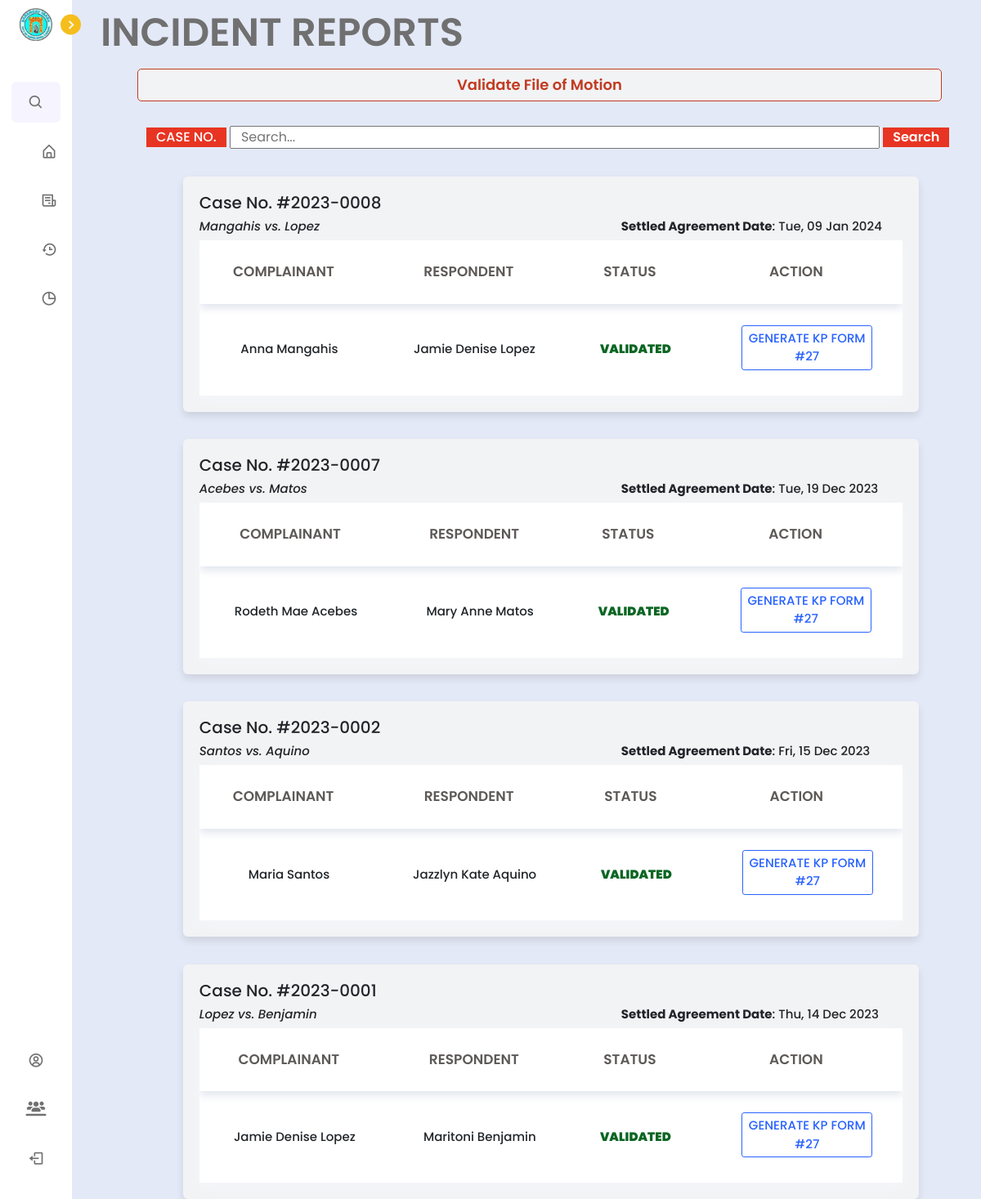
The app's page /barangay/incident_reports.php (signed in) with its own data.
### tables this page shows
CREATE TABLE `incident_report` (
  `incident_id` int(11) NOT NULL,
  `complainant_last_name` varchar(255) NOT NULL,
  `complainant_first_name` varchar(255) NOT NULL,
  `complainant_middle_name` varchar(255) NOT NULL,
  `complainant_cellphone_number` varchar(20) NOT NULL,
  `complainant_house_address` varchar(255) NOT NULL,
  `respondent_last_name` varchar(255) NOT NULL,
  `respondent_first_name` varchar(255) NOT NULL,
  `respondent_middle_name` varchar(255) NOT NULL,
  `respondent_cellphone_number` varchar(20) NOT NULL,
  `respondent_house_address` varchar(255) NOT NULL,
  `incident_case_number` varchar(50) NOT NULL,
  `incident_case_type` varchar(100) NOT NULL,
  `incident_date` date NOT NULL,
  `description_of_violation` tinytext NOT NULL,
  `created_at` timestamp NOT NULL DEFAULT current_timestamp(),
  `submitter_first_name` varchar(50) DEFAULT NULL,
  `submitter_last_name` varchar(50) DEFAULT NULL,
  `lupon_id` int(11) DEFAULT NULL,
  `pb_id` int(11) NOT NULL,
  `other_incident_case_type` varchar(255) DEFAULT NULL,
  `attachment` blob DEFAULT NULL
);

CREATE TABLE `amicable_settlement` (
  `settlement_id` int(11) NOT NULL,
  `date_agreed` timestamp NOT NULL DEFAULT current_timestamp(),
  `agreement_description` text DEFAULT NULL,
  `hearing_id` int(11) DEFAULT NULL,
  `incident_case_number` varchar(50) DEFAULT NULL,
  `timestamp` timestamp NULL DEFAULT NULL
);

### barangay/incident_reports.php (the view, shortened to what this page needs)
<?php
$configFile = file_get_contents('../barangays.json');
$config = json_decode($configFile, true);
include '../config.php';
$pb_id = $_SESSION['pb_id'];
if (isset($_POST['submit_search'])) {
    $search_case = mysqli_real_escape_string($conn, $_POST['search_case']);
    $query = "SELECT pa.barangay,
                     incident_report.incident_case_number AS incident_case_number,
                     incident_report.complainant_first_name AS complainant_first_name,
                     incident_report.complainant_last_name AS complainant_last_name,
                     incident_report.respondent_first_name as respondent_first_name,
                     incident_report.respondent_last_name AS respondent_last_name,
                     incident_report.created_at AS created_at,
                     amicable_settlement.date_agreed AS date_agreed
              FROM `incident_report`
              INNER JOIN `lupon_accounts` AS la ON incident_report.lupon_id = la.lupon_id
              INNER JOIN `pb_accounts` AS pa ON la.pb_id = pa.pb_id
              LEFT JOIN `notify_residents` AS nr ON incident_report.incident_case_number = nr.incident_case_number
              LEFT JOIN `execution_notice` AS en ON incident_report.incident_case_number = en.incident_case_number
              LEFT JOIN `amicable_settlement` AS amicable_settlement ON incident_report.incident_case_number = amicable_settlement.incident_case_number
              WHERE pa.pb_id = '$pb_id'
                    AND nr.generate_execution = 'form generated'
                    AND incident_report.incident_case_number LIKE '%$search_case%'
              ORDER BY incident_report.created_at DESC";
} else {
    $query = "SELECT pa.barangay,
                     incident_report.incident_case_number AS incident_case_number,
                     incident_report.complainant_first_name AS complainant_first_name,
                     incident_report.complainant_last_name AS complainant_last_name,
                     incident_report.respondent_first_name as respondent_first_name,
                     incident_report.respondent_last_name AS respondent_last_name,
                     incident_report.created_at AS created_at,
                     amicable_settlement.date_agreed AS date_agreed
              FROM `incident_report`
              INNER JOIN `lupon_accounts` AS la ON incident_report.lupon_id = la.lupon_id
              INNER JOIN `pb_accounts` AS pa ON la.pb_id = pa.pb_id
              LEFT JOIN `notify_residents` AS nr ON incident_report.incident_case_number = nr.incident_case_number
              LEFT JOIN `execution_notice` AS en ON incident_report.incident_case_number = en.incident_case_number
              LEFT JOIN `amicable_settlement` AS amicable_settlement ON incident_report.incident_case_number = amicable_settlement.incident_case_number
              WHERE pa.pb_id = '$pb_id'
                    AND nr.generate_execution = 'form generated'
              ORDER BY incident_report.created_at DESC";
}
$result = mysqli_query($conn, $query);
?>
<!DOCTYPE html>
<html lang="en">
<head>
    <link href='https://unpkg.com/boxicons@2.1.1/css/boxicons.min.css' rel='stylesheet'>
    <link rel="stylesheet" href="https://cdnjs.cloudflare.com/ajax/libs/font-awesome/6.4.2/css/all.min.css" />
    <link rel="stylesheet" href="../node_modules/bootstrap/dist/css/bootstrap.min.css">
    <link rel="stylesheet" href="../css/lupon.css">
    <link rel="stylesheet" href="../css/incidentform.css">
</head>
<body>
<nav class="sidebar close">
        <header>
                    <div class="image-text">
                    <?php
                    $select = mysqli_query($conn, "SELECT * FROM `pb_accounts` WHERE pb_id = '$pb_id'") or die('Query failed');
                    if (mysqli_num_rows($select) > 0) {
                        $fetch = mysqli_fetch_assoc($select);
                    }
                    if (!empty($fetch['barangay'])) {
                        $barangay = $fetch['barangay'];
                        if (isset($config['barangayLogos'][$barangay])) {
                            echo '<span class="image"><img src="' . $config['barangayLogos'][$barangay] . '"></span>';
                        } else {
                            echo '<span class="image"><img src="../images/default_logo.png"></span>';
                        }
                    } else {
                        echo '<span class="image"><img src="../images/default_logo.png"></span>';
                    }
                    ?>
                    </div>
            <i class='bx bx-chevron-right toggle'></i>
        </header>
        <div class="menu-bar">
            <div class="menu">
            <li class="search-box">
                <i class='bx bx-search icon'></i>
            </li>
                    <li class="nav-link">
                        <a href="home.php">
                            <i class='bx bx-home-alt icon' ></i>
                        </a>
                    </li>
                    <li class="nav-link">
                        <a href="incident_reports.php">
                            <i class='bx bx-receipt icon' ></i>
                        </a>
                    </li>
                    <li class="nav-link">
                        <a href="activity_history.php">
                            <i class='bx bx-history icon'></i>
                        </a>
                    </li>
                    <li class="nav-link">
                        <a href="analytics.php">
                            <i class='bx bx-pie-chart-alt icon' ></i>
                        </a>
                    </li>
            </div>
            <div class="bottom-content">
            <li class="">
                <a href="my_account.php">
                        <i class='bx bx-user-circle icon' ></i>
                    </a>
                </li>
                <li class="">
                <a href="manage_accounts.php">
                <i class="fa-solid fa-users-line icon"></i>
                    </a>
                </li>
                <li class="">
                    <a href="../logout.php">
                        <i class='bx bx-log-out icon' ></i>
                    </a>
                </li>
            </div>
        </div>
    </nav>
    <section class="home">
        <h1 style="margin-left: 4%; margin-top: 1%; display: flex; font-size: 48px;">INCIDENT REPORTS</h1>
        <div class="cases-container">
            <a href="" style="text-decoration: none;">
            <div class="validate-cases" style="height:40px; width: 460%;" >
                <p>Validate File of Motion</p>
            </div></a>
        </div>
        <div class="search-container">
            <form action="" method="post">
                <button class="case-button" style="padding: 0px 12px;">CASE NO.</button>
                <input type="text" class="search-input" name="search_case" placeholder="Search...">
                <button type="submit" name="submit_search" class="search-button" style="padding: 0px 12px;">Search</button>
            </form>
        </div>
        <div class="container-box">
        <?php
if (mysqli_num_rows($result) == 0) {
    echo '<div class="text-box">No Incident Cases found</div>';
} else {
    while ($row = mysqli_fetch_assoc($result)) {
        $incident_case_number = $row['incident_case_number'];
        $complainant_last_name = $row['complainant_last_name'];
        $respondent_last_name = $row['respondent_last_name'];
        $complainant_first_name = $row['complainant_first_name'];
        $respondent_first_name = $row['respondent_first_name'];
        $date_agreed = $row['date_agreed'];
        $notifyQuery = "SELECT * FROM `notify_residents` WHERE incident_case_number = '$incident_case_number'";
        $notifyResult = mysqli_query($conn, $notifyQuery);
        $notifyRow = mysqli_fetch_assoc($notifyResult);
        $executionQuery = "SELECT * FROM `execution_notice` WHERE incident_case_number = '$incident_case_number'";
        $executionResult = mysqli_query($conn, $executionQuery);
        $executionRow = mysqli_fetch_assoc($executionResult);
        echo '<div class="container" style="width: 900px; margin-left: 13%;">';
        echo '<div class="top-text" style="display: flex;">';
        echo '<h3 class="case-no-text" style="font-size: 20px;">Case No. #' . substr($incident_case_number, 0, 9) . '</h3>';
        echo '</div>';
        echo '<div class="top-text" style="display: flex;">';
        echo '<h3 class="case-no-text" style="font-size: 15px; font-weight: 500; font-style: italic; width: 20%;">';
        echo $complainant_last_name . ' vs. ' . $respondent_last_name;
        echo '</h3>';
        echo '<h3 class="hearing-text" style="font-size: 15px; font-weight: 500; margin-left: 40%;"><b>Settled Agreement Date</b>: ' . date('D, d M Y', strtotime($date_agreed)) . '</h3>';
        echo '</div>';
        echo '<table>';
        echo '<thead>';
        echo '<tr>';
        echo '<th>COMPLAINANT</th>';
        echo '<th>RESPONDENT</th>';
        echo '<th>STATUS</th>';
        echo '<th>Action</th>';
        echo '</tr>';
        echo '</thead>';
        echo '<tbody>';
        echo '<tr>';
        echo '<td>' . $complainant_first_name . ' ' . $complainant_last_name . '</td>';
        echo '<td>' . $respondent_first_name . ' ' . $respondent_last_name . '</td>';
        echo '<td>';
        if ($notifyRow && $executionRow === null) {
            echo '<p>-</p>';
        } elseif ($notifyRow && $executionRow !== null) {
            echo '<span style="font-weight: 900; color: #0b6623;">
            VALIDATED</span>';
        } else {
            echo '-';
        }
        echo '</td>';
        echo '<td>';
        if ($notifyRow && $executionRow === null) {
            echo '<a href="execution_notice.php?incident_case_number=' . $incident_case_number . '" class="generate" style="margin-left: 12%">VALIDATE</a>';
        } elseif ($notifyRow && $executionRow !== null) {
            echo '<a href="../tcpdf/notice_of_execution.php?incident_case_number=' . $incident_case_number . '" target="_blank" class="generate" style="margin-left: 12%">GENERATE KP FORM #27</a>';
        } else {
            echo '-';
        }
        echo '</td>';
        echo '</tr>';
        echo '</tbody>';
        echo '</table>';
        echo '</div>';
    }
}
?>
        </div>
    </section>
</body>
</html>

### css/lupon.css (style rules this page uses)
* { margin: 0; padding: 0; box-sizing: border-box; font-family: 'Poppins', sans-serif; }
:root { --body-color: #E4E9F7; --sidebar-color: #FFF; --primary-color: #F9C918; --primary-color-light: #F6F5FF; --toggle-color: #DDD; --text-color: #707070; --tran-03: all 0.2s ease; --tran-03: all 0.3s ease; --tran-04: all 0.3s ease; --tran-05: all 0.3s ease; }
body { min-height: 100vh; background-color: var(--body-color); transition: var(--tran-05); }
.sidebar { position: fixed; top: 0; left: 0; height: 100%; width: 250px; padding: 10px 14px; background: var(--sidebar-color); transition: var(--tran-05); z-index: 100; }
.sidebar.close { width: 88px; }
.sidebar li { height: 50px; list-style: none; display: flex; align-items: center; margin-top: 10px; }
.sidebar header .image, .sidebar .icon { min-width: 60px; border-radius: 6px; }
.sidebar .icon { min-width: 60px; border-radius: 6px; height: 100%; display: flex; align-items: center; justify-content: center; font-size: 20px; }
.sidebar .text, .sidebar .icon { color: var(--text-color); transition: var(--tran-03); }
.sidebar header { position: relative; }
.sidebar header .image-text { display: flex; align-items: center; }
.sidebar header .image { display: flex; align-items: center; justify-content: center; }
.sidebar header .image img { width: 40px; border-radius: 6px; }
.sidebar header .toggle { position: absolute; top: 50%; right: -25px; transform: translateY(-50%) rotate(180deg); height: 25px; width: 25px; background-color: var(--primary-color); color: var(--sidebar-color); border-radius: 50%; display: flex; align-items: center; justify-content: center; font-size: 22px; cursor: pointer; transition: var(--tran-05); }
.sidebar.close .toggle { transform: translateY(-50%) rotate(0deg); }
.sidebar .menu { margin-top: 40px; }
.sidebar li.search-box { border-radius: 6px; background-color: var(--primary-color-light); cursor: pointer; transition: var(--tran-05); }
.sidebar li a { list-style: none; height: 100%; background-color: transparent; display: flex; align-items: center; height: 100%; width: 100%; border-radius: 6px; text-decoration: none; transition: var(--tran-03); }
.sidebar .menu-bar { height: calc(100% - 55px); display: flex; flex-direction: column; justify-content: space-between; overflow-y: scroll; }
.home { position: absolute; top: 0; top: 0; left: 250px; height: 100vh; width: calc(100% - 250px); background-color: var(--body-color); transition: var(--tran-05); }
.sidebar.close ~ .home { left: 78px; height: 100vh; width: calc(100% - 78px); }
thead th { padding-right: 40px; font-size: 18px; font-weight: 600; color: #5d5957; }
tbody td { font-size: 15px; font-weight: 500; }
tbody tr { padding-top: 30%; }
h1 { color: var(--text-color); font-weight: 600; }
.cases-container { display: flex; justify-content: space-around; padding: 30px 20px; width: 90%; margin-left: 5%; }
table { border-collapse: collapse; width: 100%; box-shadow: 0 5px 10px #f4f6fb; background-color: white; text-align: left; overflow: hidden; margin-top: 0; padding: 5px; }
thead { box-shadow: 0 5px 10px #e1e5ee; }
th { padding: 26px 26px; text-transform: uppercase; font-weight: 900; text-align: center; }
td { padding: 26px 26px; text-align: center; font-size: 14px; }

### barangay/incident_reports.php (style rules this page uses)
.search-container { margin-left: 9%; }
.search-input { width: 795px; padding: 0 12px; }
.case-button { background: #E83422; border: none; color: #fff; font-weight: 500; }
.search-button { background: #E83422; color: #fff; border: none; font-weight: 600; }
.container { background: #f2f3f5; margin-left: 9%; margin-top: 3%; width: 1018px; }
.home { position: absolute; top: 0; top: 0; left: 250px; height: 200vh; width: calc(100% - 78px); background-color: var(--body-color); transition: var(--tran-05); }
.sidebar.close ~ .home { left: 78px; height: 100vh; width: calc(100% - 78px); }
.container table thead tr th { font-size: 17px; text-align: center; }
.generate { background: #fff; padding: 4px 4px; color: #2962ff; border: 1px solid #2962ff; text-transform: uppercase; border-radius: 0.2rem; cursor: pointer; display: block; margin-bottom: 5px; width: 10rem; margin-left: 0; text-decoration: none; cursor: pointer; }
.validate-cases { flex: 1; text-align: center; padding: 5px 5px; width: 10px; border: 1px solid #C23B21; border-radius: 5px; background-color: #F2F3F5; color: #C23B21; font-size: 18px; font-weight: 600; margin-left: 3%; cursor: default; }
.cases-container { margin-left: -33%; width: 100%; margin-top: -2%; }

### records on screen
incident_report: incident_case_number "2023-0008", complainant_last_name "Mangahis", respondent_last_name "Lopez", amicable_settlement.date_agreed "Tue, 09 Jan 2024", complainant_first_name "Anna", respondent_first_name "Jamie Denise"
incident_report: incident_case_number "2023-0007", complainant_last_name "Acebes", respondent_last_name "Matos", amicable_settlement.date_agreed "Tue, 19 Dec 2023", complainant_first_name "Rodeth Mae", respondent_first_name "Mary Anne"
incident_report: incident_case_number "2023-0002", complainant_last_name "Santos", respondent_last_name "Aquino", amicable_settlement.date_agreed "Fri, 15 Dec 2023", complainant_first_name "Maria", respondent_first_name "Jazzlyn Kate"
incident_report: incident_case_number "2023-0001", complainant_last_name "Lopez", respondent_last_name "Benjamin", amicable_settlement.date_agreed "Thu, 14 Dec 2023", complainant_first_name "Jamie Denise", respondent_first_name "Maritoni"
